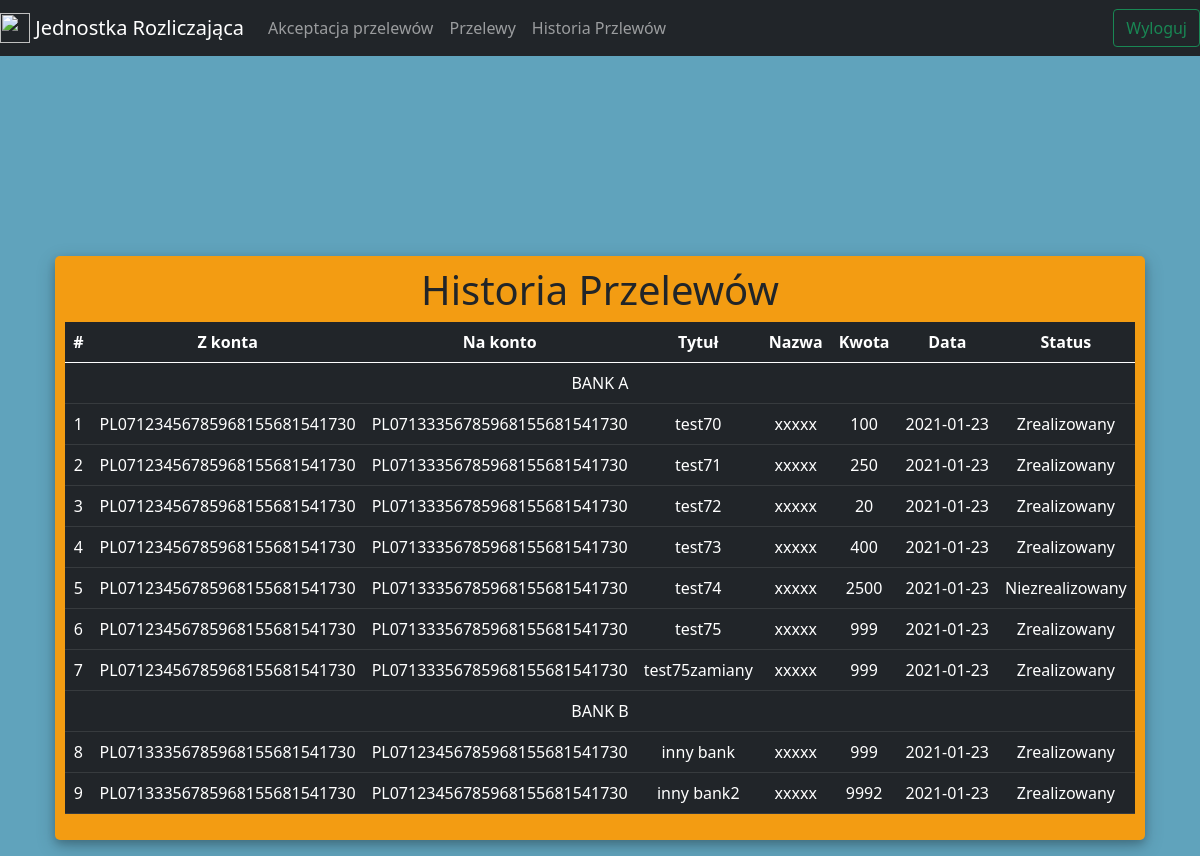
Screenshot of /UI/html/index.php?page=historia_przelewow (signed in) with the database file from the repository.
### tables this page shows
CREATE TABLE `przelewy` (
  `id_przelewu` int(11) NOT NULL,
  `id_bankowe` int(11) NOT NULL,
  `numer_zlecajacego` varchar(32) NOT NULL,
  `numer_odbiorcy` varchar(32) NOT NULL,
  `tytul` varchar(256) NOT NULL,
  `nazwa` varchar(128) NOT NULL,
  `kwota` varchar(256) NOT NULL,
  `data` date NOT NULL,
  `status` int(2) NOT NULL
);

### BACKEND/objects/Przelewy.php (called while the page is built, shortened)
<?php
    class Przelewy{
        private $connection;
        public function __construct($db){
            $this->connection = $db;
        }
        public function readZrealizowane(){
            $query = "SELECT * FROM przelewy WHERE status='1' OR status='3' ORDER BY numer_zlecajacego ASC";
            $stmt = $this ->connection->prepare($query);
            $stmt->execute();
            return $stmt;
        }
    }
?>

### UI/html/historia_przelewow.php (the view, shortened to what this page needs)
<?php
    include_once '../../BACKEND/objects/Przelewy.php';
    $database = new Database();
    $db = $database->getConnection();
    $przelewy = new Przelewy($db);
?>
<div class="container h-100">
    <div class="d-flex justify-content-center h-100">
        <div class="page_card" style="text-align:center; width:auto;">
            <h1>Historia Przelewów</h1>
            <table class="table table-hover table-dark">
                <thead>
                    <tr>
                        <th scope="col">#</th>
                        <th scope="col">Z konta</th>
                        <th scope="col">Na konto</th>
                        <th scope="col">Tytuł</th>
                        <th scope="col">Nazwa</th>
                        <th scope="col">Kwota</th>
                        <th scope="col">Data</th>
                        <th scope="col">Status</th>
                    </tr>
                </thead>
                <tbody>
                    <?php
                        $result = $przelewy->readZrealizowane();
                        $num = $result->rowCount();
                        if($num > 0){
                            $licznik = 0;
                            $licznik_a = 0;
                            $licznik_b = 0;
                            while($row = $result->fetch(PDO::FETCH_ASSOC)){
                                extract($row);
                                $licznik++;
                                $numer_banku = substr($numer_zlecajacego,4, -16);
                                if($numer_banku == '12345678'){
                                    $licznik_a++;
                                    if($licznik_a == 1){
                                        ?>
                                        <tr>
                                            <td colspan="8">BANK A</td>
                                        </tr>
                                        <?php
                                    }
                                    ?>
                                        <tr>
                                            <td><?php echo $licznik; ?></td>
                                            <td><?php echo $numer_zlecajacego; ?></td>
                                            <td><?php echo $numer_odbiorcy; ?></td>
                                            <td><?php echo $tytul; ?></td>
                                            <td><?php echo $nazwa; ?></td>
                                            <td><?php echo $kwota; ?></td>
                                            <td><?php echo $data; ?></td>
                                            <td>
                                                <?php
                                                if($status == 1){
                                                    echo "Zrealizowany";
                                                }else{
                                                    echo "Niezrealizowany";
                                                }
                                                ?>
                                            </td>
                                        </tr>
                                    <?php
                                }else{
                                    $licznik_b++;
                                    if($licznik_b == 1){
                                        ?>
                                        <tr>
                                            <td colspan="8">BANK B</td>
                                        </tr>
                                        <?php
                                    }
                                    ?>
                                        <tr>
                                            <td><?php echo $licznik; ?></td>
                                            <td><?php echo $numer_zlecajacego; ?></td>
                                            <td><?php echo $numer_odbiorcy; ?></td>
                                            <td><?php echo $tytul; ?></td>
                                            <td><?php echo $nazwa; ?></td>
                                            <td><?php echo $kwota; ?></td>
                                            <td><?php echo $data; ?></td>
                                            <td>
                                                <?php
                                                if($status == 1){
                                                    echo "Zrealizowany";
                                                }else{
                                                    echo "Niezrealizowany";
                                                }
                                                ?>
                                            </td>
                                        </tr>
                                    <?php
                                }
                            }
                        }
                    ?>
                </tbody>
            </table>
        </div>
    </div>
</div>

### UI/html/index.php (shortened to what this page needs)
<!DOCTYPE HTML>
<html lang="pl">
<head>
    <link href="https://cdn.jsdelivr.net/npm/bootstrap@5.0.0-beta1/dist/css/bootstrap.min.css" rel="stylesheet">
    <link rel="stylesheet" href="https://use.fontawesome.com/releases/v5.6.1/css/all.css">
    <link rel="stylesheet" href="../css/style.css">
</head>
<body>
	<?php
		if(isset($_SESSION["zalogowany"])==true){
			if($_SESSION["zalogowany"]==true){
				$current_page = 'main';
			}
		}else{
			$current_page = isset($_GET['page']) ? $_GET['page'] : null;
		}
		switch ($current_page)
			{
				case 'main':
					include 'main.php';
					break;
        	}
	?>
</body>
</html>

### UI/html/main.php (shortened to what this page needs)
<nav class="navbar navbar-expand-lg navbar-dark bg-dark">
	<a class="navbar-brand" href="index.php?page=home">
		<img src="https://www.pngkit.com/png/detail/133-1331721_red-dollar-sign-png-dollar-sign-icon-red.png" width="30" height="30" class="d-inline-block align-top" alt="">
		Jednostka Rozliczająca
	</a>
	<div class="collapse navbar-collapse" id="navbarNav">
		<ul class="navbar-nav">
		<li class="nav-item active">
			<a class="nav-link" href="index.php?page=akceptacja_przelewow">Akceptacja przelewów<span class="sr-only">(current)</span></a>
		</li>
		<li class="nav-item">
			<a class="nav-link" href="index.php?page=przelewy">Przelewy</a>
		</li>
		<li class="nav-item">
			<a class="nav-link" href="index.php?page=historia_przelewow">Historia Przlewów</a>
		</li>
		</ul>
	</div>
        <form action="index.php?page=main.php" method="post" class="form-inline">
			<button class="btn btn-outline-success my-2 my-sm-0" name="logout" type="submit">Wyloguj</button>
		</form>
</nav>
    <?php
        $current_page = isset($_GET['page']) ? $_GET['page'] : null;
        switch ($current_page){
            case 'historia_przelewow':
                include $_SERVER['DOCUMENT_ROOT'].'/J_rozliczajaca/UI/html/historia_przelewow.php';
                break;
        }
    ?>

### UI/css/style.css (style rules this page uses)
body, html { margin: 0; padding: 0; height: 100%; background: #60a3bc !important; }
.page_card { height: auto; width: auto; margin-top: 200px; margin-bottom: auto; background: #f39c12; position: relative; display: flex; justify-content: center; flex-direction: column; padding: 10px; box-shadow: 0 4px 8px 0 rgba(0, 0, 0, 0.2), 0 6px 20px 0 rgba(0, 0, 0, 0.19); -webkit-box-shadow: 0 4px 8px 0 rgba(0, 0, 0, 0.2), 0 6px 20px 0 rgba(0, 0, 0, 0.19); -moz-box-shadow: 0 4px 8px 0 rgba(0, 0, 0, 0.2), 0 6px 20px 0 rgba(0, 0, 0, 0.19); border-radius: 5px; }

### rows the page displays
przelewy: shows "BANK A", numer_zlecajacego "PL07123456785968155681541730", numer_odbiorcy "PL07133356785968155681541730", tytul "test70", nazwa "xxxxx", kwota "100", data "2021-01-23", status "Zrealizowany"
przelewy: numer_zlecajacego "PL07123456785968155681541730", numer_odbiorcy "PL07133356785968155681541730", tytul "test71", nazwa "xxxxx", kwota "250", data "2021-01-23", status "Zrealizowany"
przelewy: numer_zlecajacego "PL07123456785968155681541730", numer_odbiorcy "PL07133356785968155681541730", tytul "test72", nazwa "xxxxx", kwota "20", data "2021-01-23", status "Zrealizowany"
przelewy: numer_zlecajacego "PL07123456785968155681541730", numer_odbiorcy "PL07133356785968155681541730", tytul "test73", nazwa "xxxxx", kwota "400", data "2021-01-23", status "Zrealizowany"
przelewy: numer_zlecajacego "PL07123456785968155681541730", numer_odbiorcy "PL07133356785968155681541730", tytul "test74", nazwa "xxxxx", kwota "2500", data "2021-01-23", status "Niezrealizowany"
przelewy: numer_zlecajacego "PL07123456785968155681541730", numer_odbiorcy "PL07133356785968155681541730", tytul "test75", nazwa "xxxxx", kwota "999", data "2021-01-23", status "Zrealizowany"
przelewy: numer_zlecajacego "PL07123456785968155681541730", numer_odbiorcy "PL07133356785968155681541730", tytul "test75zamiany", nazwa "xxxxx", kwota "999", data "2021-01-23", status "Zrealizowany"
przelewy: shows "BANK B", numer_zlecajacego "PL07133356785968155681541730", numer_odbiorcy "PL07123456785968155681541730", tytul "inny bank", nazwa "xxxxx", kwota "999", data "2021-01-23", status "Zrealizowany"
przelewy: numer_zlecajacego "PL07133356785968155681541730", numer_odbiorcy "PL07123456785968155681541730", tytul "inny bank2", nazwa "xxxxx", kwota "9992", data "2021-01-23", status "Zrealizowany"
